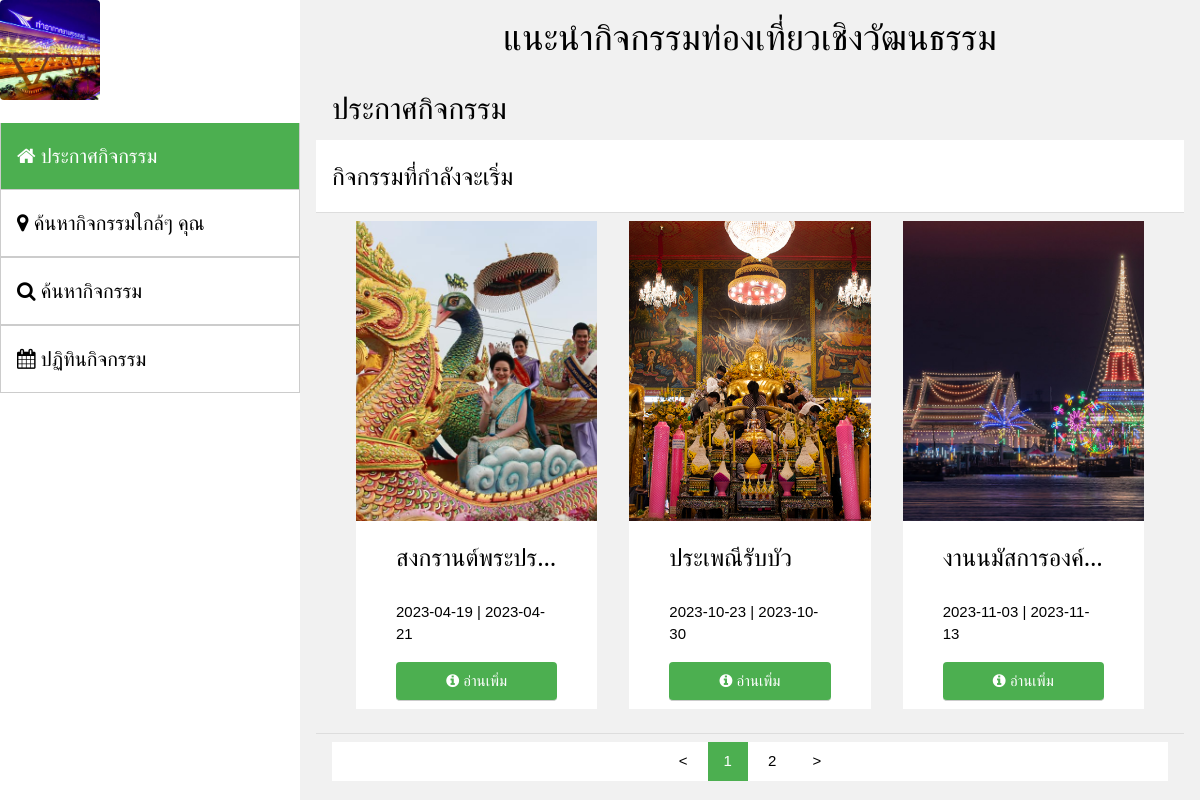
The app's page /travel_fe/index.php with its own data.
### tables this page shows
CREATE TABLE `table_event` (
  `ev_id` int(11) NOT NULL,
  `ev_name` text NOT NULL,
  `ev_desc` longtext NOT NULL,
  `ev_date_beg` date NOT NULL,
  `ev_date_end` date NOT NULL,
  `ev_img_list` text NOT NULL,
  `ev_ref_place_id` int(11) NOT NULL,
  `ev_origin` int(11) NOT NULL
);

### travel_fe/tab/tabHelper.php (called while the page is built, shortened)
<?php
if( !isset($_GET["pageName"]) ){
	$tabSelected = "home";
}else{
	$tabSelected = $_GET["pageName"];
}
?>

### travel_fe/homepage/index.php (the view, shortened to what this page needs)
<?php
$page_number = 0;
$show_count = 3;
$clen = $conn->query("SELECT Count(*) As CountRes FROM table_event INNER JOIN table_place ON pl_id = ev_ref_place_id WHERE DATE(ev_date_beg) >= NOW()")->fetch_all(MYSQLI_ASSOC)[0]["CountRes"];
$clen_padded = ceil($clen / $show_count);
$page_num_prev = max($page_number - 1,0);
$page_num_next = min($page_number + 1,$clen_padded - 1);
$stmt = $conn->prepare("SELECT * FROM table_event  INNER JOIN table_place ON pl_id = ev_ref_place_id WHERE DATE(ev_date_beg) >= NOW() ORDER BY ev_date_beg ASC LIMIT ?,?");
$real_page_number = $page_number * $show_count;
$stmt->bind_param("ii",$real_page_number,$show_count);
$stmt->execute();
$result1 = $stmt->get_result();
?>
<div class="">
  <div class="w3-container">
    <h2>ประกาศกิจกรรม</h2>
  </div>
  <ul class="w3-ul" id="dom_main_ul">
    <?php if($result1 && $result1->num_rows > 0){?>
      <li class="w3-white">
        <h3> กิจกรรมที่กำลังจะเริ่ม </h3>
      </li>
      <li>
        <div class="w3-row-padding" >
          <?php
          while($rows = $result1->fetch_assoc()){
            $t_id = $rows["ev_id"];
            $t_name = $rows["ev_name"];
            $t_img = explode(",",$rows["ev_img_list"])[0];
            $t_sdate = $rows["ev_date_beg"];
            $t_edate = $rows["ev_date_end"];
            ?>
            <div class="w3-third w3-content w3-margin-bottom w3-animate-left" >
              <div class="w3-row-padding">
                <img src="<?=$t_img;?>" style="width:100%; height:300px; object-fit: cover;">
                <div class="w3-container w3-white">
                  <div class="w3-row-padding">
                    <div class="w3-full w3-padding" ><h3 style="text-overflow : ellipsis ; overflow: hidden; white-space: nowrap;"><?=$t_name;?></h3></div>
                    <div class="w3-full w3-padding"><?=$t_sdate;?> | <?=$t_edate?></div>
                    <div class="w3-full w3-padding">
                      <a href="./index.php?pageName=article&articleid=<?=$t_id;?>" class="w3-input w3-button w3-green w3-round">
                        <i class="fa fa-info-circle"></i>
                        อ่านเพิ่ม
                      </a>
                    </div>
                  </div>
                </div>
              </div>
            </div>
            <?php
          }
          ?>
        </div>
      </li>
    <?php }?>
    <li>
      <div class="w3-bar w3-white w3-center">
        <a href="./index.php?page_number=<?=$page_num_prev;?>" class="w3-button"> &lt; </a>
        <?php
        for ($i = 0 ; $i < $clen_padded ; $i++)
        {
         ?>
         <a href="./index.php?page_number=<?=$i;?>" class="w3-button <?php if($i == $page_number)echo "w3-green";?>"> <?=$i + 1;?></a>
         <?php
       }
       ?>
       <a href="./index.php?page_number=<?=$page_num_next;?>" class="w3-button"> &gt; </a>
     </div>
   </li>
 </ul>
</div>

### travel_fe/index.php (shortened to what this page needs)
<!doctype html>
<html lang="th">
	<head>
		<?php require("bootstrap.php"); ?>
	</head>
	<body class="w3-content w3-light-grey" style="max-width:1600px;">
		<?php require("./tab/tab.php"); ?>
	</body>
</html>

### travel_fe/bootstrap.php (shortened to what this page needs)
<link rel="preload" href="./css/w3.css" annonymous="true" as="style" onload="this.onload=null;this.rel='stylesheet'">
<link rel="stylesheet" href="https://cdnjs.cloudflare.com/ajax/libs/font-awesome/4.7.0/css/font-awesome.min.css">

### travel_fe/tab/tab.php (shortened to what this page needs)
  <?php
require("tabHelper.php");
?>
<nav class="w3-sidebar w3-collapse w3-white w3-animate-left" style="z-index:3;width:300px;" id="dom_tab_main">
  <div class="w3-bar-block">
    <img src="./favicon.jpg" style="width:100px; height:100px; object-fit:cover;" class="w3-round"><br><br>
    <a href="./index.php?pageName=home" class="w3-bar-item w3-button w3-border-left w3-border-right <?php if($tabSelected == "home")echo "w3-green";?>" >
      <h4><span><i class="fa fa-home fa-th-large"></i> ประกาศกิจกรรม </span></h4>
    </a>
    <a href="./index.php?pageName=gpssearch" class="w3-bar-item w3-button w3-border <?php if($tabSelected == "gpssearch")echo "w3-green";?>">
      <h4><span><i class="fa fa-map-marker"></i> ค้นหากิจกรรมใกล้ๆ คุณ </span></h4>
    </a>
    <a href="./index.php?pageName=linearlist" class="w3-bar-item w3-button w3-border <?php if($tabSelected == "linearlist")echo "w3-green";?>">
      <h4><span><i class="fa fa-search"></i> ค้นหากิจกรรม </span></h4>
    </a>
    <a href="./index.php?pageName=calendar" class="w3-bar-item w3-button w3-border <?php if($tabSelected == "calendar")echo "w3-green";?>">
      <h4><span><i class="fa fa-calendar"></i> ปฏิทินกิจกรรม </span></h4>
    </a>
  </div>
</nav>
<div class="w3-main" style="margin-left:300px;">
 <header>
  <div class="w3-container w3-center">
   <h1>แนะนำกิจกรรมท่องเที่ยวเชิงวัฒนธรรม</h1>
 </div>
</header>
<div class="w3-container">
 <?php
 switch($tabSelected){
  case "home" : require("./homepage/index.php");break;
}
?>
</div>
</div>

### travel_fe/css/w3.css (style rules this page uses)
*,*:before,*:after { box-sizing:inherit }
html { -ms-text-size-adjust:100%;-webkit-text-size-adjust:100% }
body { margin:0 }
article,aside,details,figcaption,figure,footer,header,main,menu,nav,section { display:block }
a { background-color:transparent }
img { border-style:none }
html,body { font-family:Verdana,sans-serif;font-size:15px;line-height:1.5 }
html { overflow-x:hidden }
h1 { font-size:36px }
h2 { font-size:30px }
h3 { font-size:24px }
h4 { font-size:20px }
h1,h2,h3,h4,h5,h6 { font-family:"Segoe UI",Arial,sans-serif;font-weight:400;margin:10px 0 }
img { vertical-align:middle }
a { color:inherit }
.w3-btn,.w3-button { border:none;display:inline-block;padding:8px 16px;vertical-align:middle;overflow:hidden;text-decoration:none;color:inherit;background-color:inherit;text-align:center;cursor:pointer;white-space:nowrap }
.w3-btn,.w3-button { -webkit-touch-callout:none;-webkit-user-select:none;-khtml-user-select:none;-moz-user-select:none;-ms-user-select:none;user-select:none }
.w3-ul { list-style-type:none;padding:0;margin:0 }
.w3-ul li { padding:8px 16px;border-bottom:1px solid #ddd }
.w3-ul li:last-child { border-bottom:none }
.w3-input { padding:8px;display:block;border:none;border-bottom:1px solid #ccc;width:100% }
.w3-sidebar { height:100%;width:200px;background-color:#fff;position:fixed!important;z-index:1;overflow:auto }
.w3-main,#main { transition:margin-left .4s }
.w3-bar { width:100%;overflow:hidden }
.w3-bar .w3-button { white-space:normal }
.w3-bar-block .w3-bar-item { width:100%;display:block;padding:8px 16px;text-align:left;border:none;white-space:normal;float:none;outline:0 }
.w3-container:after,.w3-container:before,.w3-panel:after,.w3-panel:before,.w3-row:after,.w3-row:before,.w3-row-padding:after,.w3-row-padding:before, .w3-cell-row:before,.w3-cell-row:after,.w3-clear:after,.w3-clear:before,.w3-bar:before,.w3-bar:after { content:"";display:table;clear:both }
.w3-col,.w3-half,.w3-third,.w3-twothird,.w3-threequarter,.w3-quarter { float:left;width:100% }
@media (min-width:601px) { .w3-col.m4,.w3-third { width:33.33333% } }
.w3-content,.w3-auto { margin-left:auto;margin-right:auto }
.w3-content { max-width:980px }
@media (min-width:993px) { .w3-sidebar.w3-collapse { display:block!important } }
.w3-round,.w3-round-medium { border-radius:4px }
.w3-row-padding,.w3-row-padding>.w3-half,.w3-row-padding>.w3-third,.w3-row-padding>.w3-twothird,.w3-row-padding>.w3-threequarter,.w3-row-padding>.w3-quarter,.w3-row-padding>.w3-col { padding:0 8px }
.w3-container,.w3-panel { padding:0.01em 16px }
.w3-animate-left { position:relative;animation:animateleft 0.4s }
.w3-center { text-align:center!important }
.w3-border { border:1px solid #ccc!important }
.w3-border-left { border-left:1px solid #ccc!important }
.w3-border-right { border-right:1px solid #ccc!important }
.w3-margin-bottom { margin-bottom:16px!important }
.w3-padding { padding:8px 16px!important }
.w3-green,.w3-hover-green:hover { color:#fff!important;background-color:#4CAF50!important }
.w3-white,.w3-hover-white:hover { color:#000!important;background-color:#fff!important }
.w3-light-grey,.w3-hover-light-grey:hover,.w3-light-gray,.w3-hover-light-gray:hover { color:#000!important;background-color:#f1f1f1!important }

### travel_fe/index.php (style rules this page uses)
body { margin:0px; }

### records on screen
table_event: ev_img_list (picture), ev_name "สงกรานต์พระปร…", ev_date_beg "2023-04-19", ev_date_end "2023-04-21"
table_event: ev_img_list (picture), ev_name "ประเพณีรับบัว", ev_date_beg "2023-10-23", ev_date_end "2023-10-30"
table_event: ev_img_list (picture), ev_name "งานนมัสการองค์…", ev_date_beg "2023-11-03", ev_date_end "2023-11-13"
